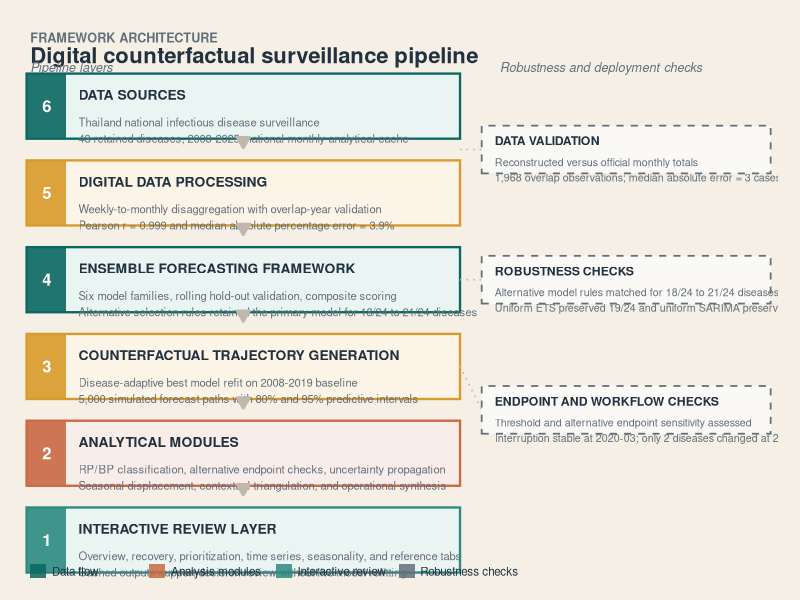
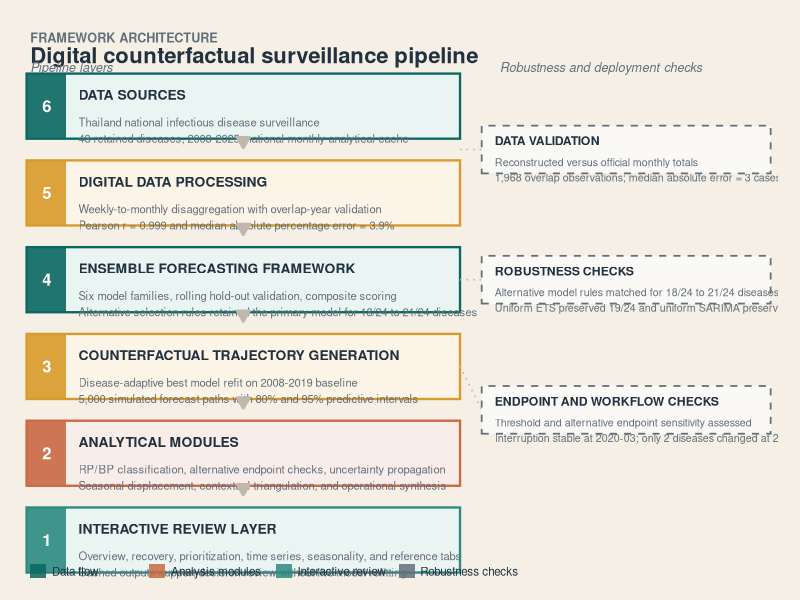

The R source for these figures, in order:
#####################################
## Fig 1 - Framework Architecture Diagram
## npj Digital Medicine submission
## Output: ../Outcome/Publish/npjDM/fig1.pdf | fig1.png
##
## Six-layer pipeline:
##   1. Data Sources
##   2. Digital Data Processing
##   3. Ensemble Forecasting Framework
##   4. Counterfactual Trajectory Generation
##   5. Analytical Modules (RP/BP + seasonality + context)
##   6. Surveillance Dashboard / Prioritization
##
## Plus a right-column robustness / deployment panel.
#####################################

library(ggplot2)
library(dplyr)
library(grid)

Sys.setlocale("LC_TIME", "C")

out_dir <- "../Outcome/Publish/npjDM"
dir.create(out_dir, showWarnings = FALSE, recursive = TRUE)

COL_TEAL <- "#0A6762"
COL_CORAL <- "#C96A43"
COL_GOLD <- "#D89A2B"
COL_SLATE <- "#22313F"
COL_SAND <- "#F5EFE6"
COL_LINE <- "#C1B8AD"
COL_MUTED <- "#62707B"
COL_GREEN <- "#2D8B81"

layer_data <- tibble::tribble(
  ~yc, ~h, ~fill, ~border, ~label, ~sublabel,
  5.5, 0.75, "#EAF4F3", COL_TEAL, "DATA SOURCES",
  "Thailand national infectious disease surveillance\n43 retained diseases, 2008-2025, national monthly analytical cache",
  4.5, 0.75, "#FDF4E7", COL_GOLD, "DIGITAL DATA PROCESSING",
  "Weekly-to-monthly disaggregation with overlap-year validation\nPearson r = 0.999 and median absolute percentage error = 3.9%",
  3.5, 0.75, "#EAF4F3", COL_TEAL, "ENSEMBLE FORECASTING FRAMEWORK",
  "Six model families, rolling hold-out validation, composite scoring\nAlternative selection rules retained the primary model for 18/24 to 21/24 diseases",
  2.5, 0.75, "#FDF4E7", COL_GOLD, "COUNTERFACTUAL TRAJECTORY GENERATION",
  "Disease-adaptive best model refit on 2008-2019 baseline\n5,000 simulated forecast paths with 80% and 95% predictive intervals",
  1.5, 0.75, "#F9EDE9", COL_CORAL, "ANALYTICAL MODULES",
  "RP/BP classification, alternative endpoint checks, uncertainty propagation\nSeasonal displacement, contextual triangulation, and operational synthesis",
  0.5, 0.75, "#EAF4F3", COL_GREEN, "INTERACTIVE REVIEW LAYER",
  "Overview, recovery, prioritization, time series, seasonality, and reference tabs\nCached outputs support decision review without live model refitting"
)

arrow_ys <- c(5.12, 4.12, 3.12, 2.12, 1.12)

val_data <- tibble::tribble(
  ~yc, ~h, ~fill, ~border, ~label, ~sublabel,
  5.0, 0.55, "#FAFAF7", COL_MUTED, "DATA VALIDATION",
  "Reconstructed versus official monthly totals\n1,968 overlap observations; median absolute error = 3 cases",
  3.5, 0.55, "#FAFAF7", COL_MUTED, "ROBUSTNESS CHECKS",
  "Alternative model rules matched for 18/24 to 21/24 diseases\nUniform ETS preserved 19/24 and uniform SARIMA preserved 16/24 classifications",
  2.0, 0.55, "#FAFAF7", COL_MUTED, "ENDPOINT AND WORKFLOW CHECKS",
  "Threshold and alternative endpoint sensitivity assessed\nInterruption stable at 2020-03; only 2 diseases changed at 2020-04"
)

p <- ggplot() +
  theme_void() +
  coord_cartesian(xlim = c(0, 10.5), ylim = c(0, 6.5), expand = FALSE) +
  theme(
    plot.background = element_rect(fill = COL_SAND, colour = NA),
    plot.margin = margin(14, 16, 12, 14)
  ) +
  annotate(
    "text",
    x = 0.15, y = 6.35,
    label = "FRAMEWORK ARCHITECTURE",
    hjust = 0, vjust = 1, size = 3.2, fontface = "bold",
    colour = COL_MUTED
  ) +
  annotate(
    "text",
    x = 0.15, y = 6.18,
    label = "Digital counterfactual surveillance pipeline",
    hjust = 0, vjust = 1, size = 5.6, fontface = "bold",
    colour = COL_SLATE
  ) +
  annotate(
    "text",
    x = 0.15, y = 5.95, label = "Pipeline layers",
    hjust = 0, size = 3.2, colour = COL_MUTED, fontface = "italic"
  ) +
  annotate(
    "text",
    x = 6.65, y = 5.95, label = "Robustness and deployment checks",
    hjust = 0, size = 3.2, colour = COL_MUTED, fontface = "italic"
  )

for (i in seq_len(nrow(layer_data))) {
  row <- layer_data[i, ]
  ymin <- row$yc - row$h / 2
  ymax <- row$yc + row$h / 2

  p <- p +
    annotate(
      "rect",
      xmin = 0.1, xmax = 6.1,
      ymin = ymin, ymax = ymax,
      fill = row$fill, colour = row$border, linewidth = 0.8, alpha = 0.95
    ) +
    annotate(
      "rect",
      xmin = 0.1, xmax = 0.65,
      ymin = ymin, ymax = ymax,
      fill = row$border, colour = NA, alpha = 0.9
    ) +
    annotate(
      "text",
      x = 0.38, y = row$yc,
      label = as.character(nrow(layer_data) - i + 1),
      hjust = 0.5, vjust = 0.5, size = 4.2, fontface = "bold",
      colour = "white"
    ) +
    annotate(
      "text",
      x = 0.82, y = row$yc + 0.13,
      label = row$label,
      hjust = 0, vjust = 0.5, size = 3.5, fontface = "bold",
      colour = COL_SLATE
    ) +
    annotate(
      "text",
      x = 0.82, y = row$yc - 0.13,
      label = row$sublabel,
      hjust = 0, vjust = 1, size = 2.85,
      colour = COL_MUTED
    )
}

for (ay in arrow_ys) {
  p <- p +
    annotate(
      "segment",
      x = 3.1, xend = 3.1,
      y = ay, yend = ay - 0.10,
      colour = COL_LINE, linewidth = 1.0,
      arrow = arrow(length = unit(0.12, "inches"), type = "closed")
    )
}

for (i in seq_len(nrow(val_data))) {
  row <- val_data[i, ]
  ymin <- row$yc - row$h / 2
  ymax <- row$yc + row$h / 2

  p <- p +
    annotate(
      "rect",
      xmin = 6.4, xmax = 10.4,
      ymin = ymin, ymax = ymax,
      fill = row$fill, colour = row$border, linewidth = 0.6,
      linetype = "dashed", alpha = 0.9
    ) +
    annotate(
      "text",
      x = 6.58, y = row$yc + 0.10,
      label = row$label,
      hjust = 0, vjust = 0.5, size = 3.1, fontface = "bold",
      colour = COL_SLATE
    ) +
    annotate(
      "text",
      x = 6.58, y = row$yc - 0.10,
      label = row$sublabel,
      hjust = 0, vjust = 1, size = 2.7,
      colour = COL_MUTED
    )
}

connector_pairs <- list(
  c(5.0, 5.0),
  c(3.5, 3.5),
  c(2.5, 2.0)
)

for (pair in connector_pairs) {
  p <- p +
    annotate(
      "segment",
      x = 6.1, xend = 6.4,
      y = pair[[1]], yend = pair[[2]],
      colour = COL_LINE, linewidth = 0.55, linetype = "dotted"
    )
}

legend_items <- tibble::tribble(
  ~x, ~label, ~fill,
  0.15, "Data flow", COL_TEAL,
  1.8, "Analysis modules", COL_CORAL,
  3.55, "Interactive review", COL_GREEN,
  5.25, "Robustness checks", COL_MUTED
)

for (i in seq_len(nrow(legend_items))) {
  li <- legend_items[i, ]
  p <- p +
    annotate(
      "rect",
      xmin = li$x, xmax = li$x + 0.22, ymin = 0.06, ymax = 0.22,
      fill = li$fill, colour = NA, alpha = 0.85
    ) +
    annotate(
      "text",
      x = li$x + 0.30, y = 0.14, label = li$label,
      hjust = 0, vjust = 0.5, size = 2.95, colour = COL_SLATE
    )
}

ggsave(file.path(out_dir, "fig1.pdf"), p, width = 10.5, height = 7, device = cairo_pdf)
ggsave(file.path(out_dir, "fig1.png"), p, width = 10.5, height = 7, dpi = 300)

message("fig1 saved to ", out_dir)
